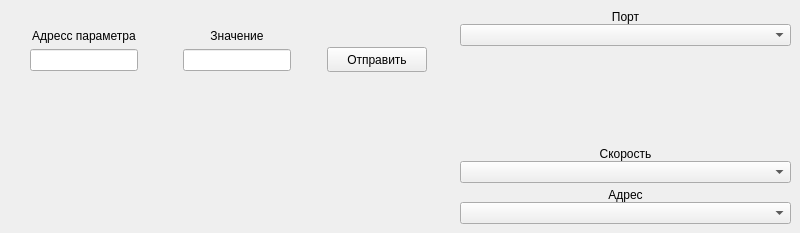
         <widget class="QWidget" name="tabModbus">
          <attribute name="title">
           <string>ModBus</string>
          </attribute>
          <widget class="QWidget" name="horizontalLayoutWidget">
           <property name="geometry">
            <rect>
             <x>0</x>
             <y>10</y>
             <width>451</width>
             <height>80</height>
            </rect>
           </property>
           <layout class="QHBoxLayout" name="horizontalLayout_15">
            <item>
             <widget class="QWidget" name="verticalWidget_13" native="true">
              <property name="sizePolicy">
               <sizepolicy hsizetype="Fixed" vsizetype="Fixed">
                <horstretch>0</horstretch>
                <verstretch>0</verstretch>
               </sizepolicy>
              </property>
              <property name="minimumSize">
               <size>
                <width>0</width>
                <height>0</height>
               </size>
              </property>
              <layout class="QVBoxLayout" name="verticalLayout_13">
               <property name="sizeConstraint">
                <enum>QLayout::SetDefaultConstraint</enum>
               </property>
               <item>
                <widget class="QLabel" name="label_5">
                 <property name="text">
                  <string>Адресс параметра</string>
                 </property>
                 <property name="alignment">
                  <set>Qt::AlignCenter</set>
                 </property>
                 <property name="wordWrap">
                  <bool>true</bool>
                 </property>
                </widget>
               </item>
               <item>
                <widget class="QLineEdit" name="editParameterAdress">
                 <property name="sizePolicy">
                  <sizepolicy hsizetype="Fixed" vsizetype="Fixed">
                   <horstretch>0</horstretch>
                   <verstretch>0</verstretch>
                  </sizepolicy>
                 </property>
                 <property name="minimumSize">
                  <size>
                   <width>20</width>
                   <height>20</height>
                  </size>
                 </property>
                 <property name="layoutDirection">
                  <enum>Qt::LeftToRight</enum>
                 </property>
                 <property name="alignment">
                  <set>Qt::AlignLeading|Qt::AlignLeft|Qt::AlignVCenter</set>
                 </property>
                </widget>
               </item>
              </layout>
             </widget>
            </item>
            <item>
             <widget class="QWidget" name="verticalWidget_14" native="true">
              <property name="sizePolicy">
               <sizepolicy hsizetype="Fixed" vsizetype="Fixed">
                <horstretch>0</horstretch>
                <verstretch>0</verstretch>
               </sizepolicy>
              </property>
              <property name="minimumSize">
               <size>
                <width>0</width>
                <height>0</height>
               </size>
              </property>
              <layout class="QVBoxLayout" name="verticalLayout_26">
               <property name="sizeConstraint">
                <enum>QLayout::SetDefaultConstraint</enum>
               </property>
               <item>
                <widget class="QLabel" name="label_7">
                 <property name="text">
                  <string>Значение</string>
                 </property>
                 <property name="alignment">
                  <set>Qt::AlignCenter</set>
                 </property>
                 <property name="wordWrap">
                  <bool>true</bool>
                 </property>
                </widget>
               </item>
               <item>
                <widget class="QLineEdit" name="editValue">
                 <property name="sizePolicy">
                  <sizepolicy hsizetype="Fixed" vsizetype="Fixed">
                   <horstretch>0</horstretch>
                   <verstretch>0</verstretch>
                  </sizepolicy>
                 </property>
                 <property name="minimumSize">
                  <size>
                   <width>20</width>
                   <height>20</height>
                  </size>
                 </property>
                 <property name="layoutDirection">
                  <enum>Qt::LeftToRight</enum>
                 </property>
                 <property name="alignment">
                  <set>Qt::AlignLeading|Qt::AlignLeft|Qt::AlignVCenter</set>
                 </property>
                </widget>
               </item>
              </layout>
             </widget>
            </item>
            <item>
             <layout class="QVBoxLayout" name="verticalLayout_27">
              <property name="leftMargin">
               <number>0</number>
              </property>
              <property name="topMargin">
               <number>20</number>
              </property>
              <item>
               <widget class="QPushButton" name="pushButtonSubmit">
                <property name="sizePolicy">
                 <sizepolicy hsizetype="Fixed" vsizetype="Fixed">
                  <horstretch>25</horstretch>
                  <verstretch>25</verstretch>
                 </sizepolicy>
                </property>
                <property name="minimumSize">
                 <size>
                  <width>25</width>
                  <height>20</height>
                 </size>
                </property>
                <property name="maximumSize">
                 <size>
                  <width>100</width>
                  <height>25</height>
                 </size>
                </property>
                <property name="text">
                 <string>Отправить</string>
                </property>
               </widget>
              </item>
             </layout>
            </item>
           </layout>
          </widget>
          <widget class="QWidget" name="horizontalLayoutWidget_2">
           <property name="geometry">
            <rect>
             <x>10</x>
             <y>90</y>
             <width>321</width>
             <height>31</height>
            </rect>
           </property>
           <layout class="QHBoxLayout" name="horizontalLayout_21">
            <item>
             <widget class="QLabel" name="getParameterAdress">
              <property name="text">
               <string/>
              </property>
             </widget>
            </item>
            <item>
             <widget class="QLabel" name="getParameterValue">
              <property name="text">
               <string/>
              </property>
             </widget>
            </item>
           </layout>
          </widget>
          <widget class="QWidget" name="layoutWidget">
           <property name="geometry">
            <rect>
             <x>460</x>
             <y>10</y>
             <width>331</width>
             <height>214</height>
            </rect>
           </property>
           <layout class="QVBoxLayout" name="verticalLayout_11">
            <property name="spacing">
             <number>0</number>
            </property>
            <property name="bottomMargin">
             <number>0</number>
            </property>
            <item>
             <layout class="QVBoxLayout" name="verticalLayout_3">
              <item>
               <widget class="QLabel" name="label_3">
                <property name="text">
                 <string>Порт</string>
                </property>
                <property name="alignment">
                 <set>Qt::AlignCenter</set>
                </property>
               </widget>
              </item>
              <item>
               <widget class="QComboBox" name="Port"/>
              </item>
             </layout>
            </item>
            <item>
             <layout class="QVBoxLayout" name="verticalLayout_10">
              <item>
               <spacer name="verticalSpacer_8">
                <property name="orientation">
                 <enum>Qt::Vertical</enum>
                </property>
                <property name="sizeHint" stdset="0">
                 <size>
                  <width>20</width>
                  <height>5</height>
                 </size>
                </property>
               </spacer>
              </item>
              <item>
               <widget class="QLabel" name="label_4">
                <property name="text">
                 <string>Скорость</string>
                </property>
                <property name="alignment">
                 <set>Qt::AlignCenter</set>
                </property>
               </widget>
              </item>
              <item>
               <widget class="QComboBox" name="Speed"/>
              </item>
              <item>
               <spacer name="verticalSpacer_11">
                <property name="orientation">
                 <enum>Qt::Vertical</enum>
                </property>
                <property name="sizeType">
                 <enum>QSizePolicy::Preferred</enum>
                </property>
                <property name="sizeHint" stdset="0">
                 <size>
                  <width>20</width>
                  <height>5</height>
                 </size>
                </property>
               </spacer>
              </item>
              <item>
               <widget class="QLabel" name="label_19">
                <property name="text">
                 <string>Адрес</string>
                </property>
                <property name="alignment">
                 <set>Qt::AlignCenter</set>
                </property>
               </widget>
              </item>
              <item>
               <widget class="QComboBox" name="Adress"/>
              </item>
             </layout>
            </item>
           </layout>
          </widget>
         </widget>
